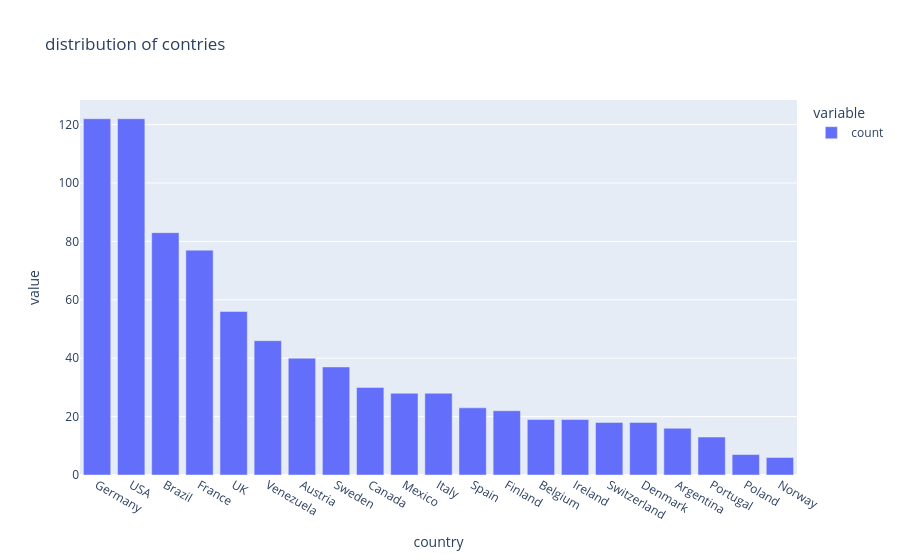

Notebook code cell kept with this figure:
### Code cell
px.bar(orders['country'].value_counts(), title="distribution of contries")

### Figure 1 — Plotly figure (JSON) as saved in the notebook; plotly's stock layout.template omitted (floating-point values rounded to 4 significant figures)
{"data": [{"hovertemplate": "variable=count<br>country=%{x}<br>value=%{y}<extra></extra>", "legendgroup": "count", "marker": {"color": "#636efa", "pattern": {"shape": ""}}, "name": "count", "orientation": "v", "showlegend": true, "textposition": "auto", "type": "bar", "x": ["Germany", "USA", "Brazil", "France", "UK", "Venezuela", "Austria", "Sweden", "Canada", "Mexico", "Italy", "Spain", "Finland", "Belgium", "Ireland", "Switzerland", "Denmark", "Argentina", "Portugal", "Poland", "Norway"], "xaxis": "x", "y": [122, 122, 83, 77, 56, 46, 40, 37, 30, 28, 28, 23, 22, 19, 19, 18, 18, 16, 13, 7, 6], "yaxis": "y"}], "layout": {"barmode": "relative", "legend": {"title": {"text": "variable"}, "tracegroupgap": 0}, "title": {"text": "distribution of contries"}, "xaxis": {"anchor": "y", "domain": [0, 1], "title": {"text": "country"}}, "yaxis": {"anchor": "x", "domain": [0, 1], "title": {"text": "value"}}}}
